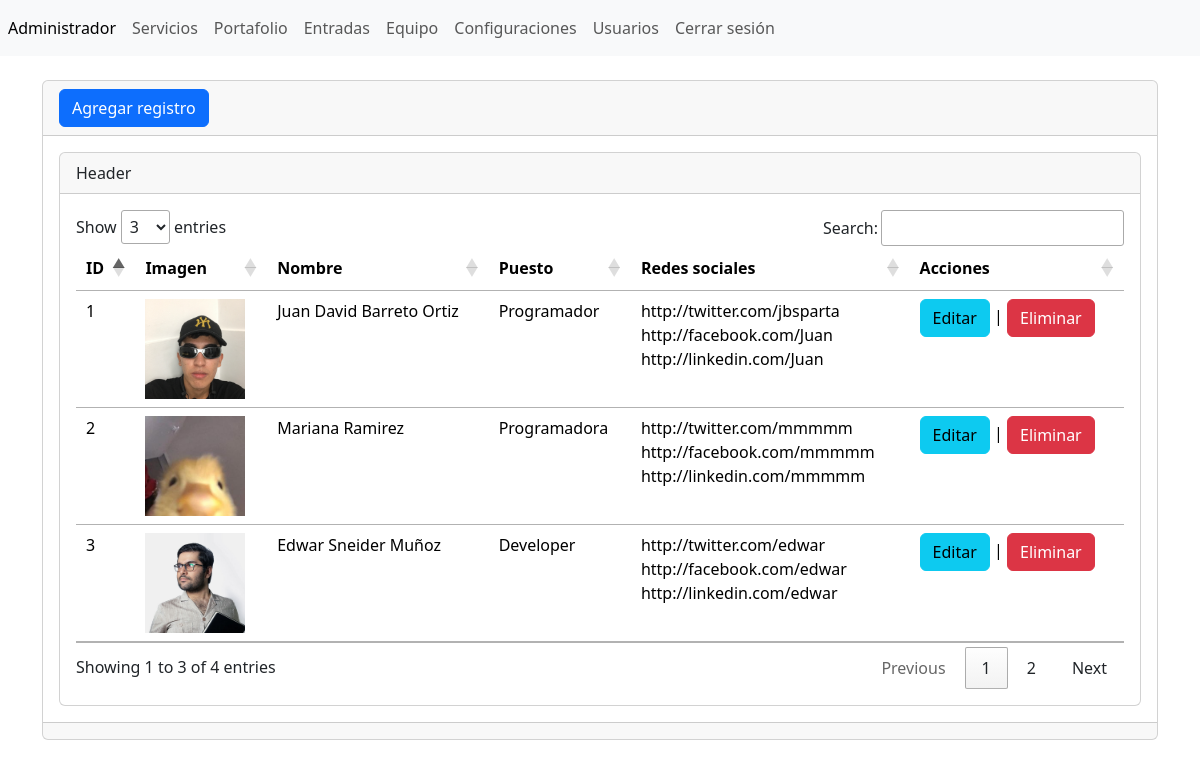
The app's page /admin/secciones/equipo/index.php (signed in) with its own data.
### tables this page shows
CREATE TABLE `tbl_equipo` (
  `id` bigint(12) NOT NULL AUTO_INCREMENT,
  `imagen` varchar(255) DEFAULT NULL,
  `nombre` varchar(255) DEFAULT NULL,
  `puesto` varchar(255) DEFAULT NULL,
  `twitter` varchar(255) DEFAULT NULL,
  `facebook` varchar(255) DEFAULT NULL,
  `linkedin` varchar(255) DEFAULT NULL,
  PRIMARY KEY (`id`)
);

### admin/secciones/equipo/index.php (the view, shortened to what this page needs)
<?php
include("../../bd.php");
$sentencia = $conexion->prepare("SELECT * FROM tbl_equipo");
$sentencia->execute();
$lista_equipo = $sentencia->fetchAll(PDO::FETCH_ASSOC);
include("../../templates/header.php");
?>
<div class="card">
    <div class="card-header"><a name="" id="" class="btn btn-primary" href="crear.php" role="button">Agregar registro</a></div>
    <div class="card-body">
        <div class="card">
            <div class="card-header">Header</div>
            <div class="card-body">
                <div
                    class="table-responsive-sm"
                >
                    <table
                        class="table"
                    >
                        <thead>
                            <tr>
                                <th scope="col">ID</th>
                                <th scope="col">Imagen</th>
                                <th scope="col">Nombre</th>
                                <th scope="col">Puesto</th>
                                <th scope="col">Redes sociales</th>
                                <th scope="col">Acciones</th>
                            </tr>
                        </thead>
                        <tbody>
                            <?php foreach($lista_equipo as $registros) { ?>
                            <tr class="">
                                <td><?php echo $registros['id']; ?></td>
                                <td><img width="100" src="../../../assets/img/team/<?php echo $registros['imagen']; ?>" /></td>
                                <td><?php echo $registros['nombre']; ?></td>
                                <td><?php echo $registros['puesto']; ?></td>
                                <td>
                                    <?php echo $registros['twitter']; ?><br/>
                                    <?php echo $registros['facebook']; ?><br/>
                                    <?php echo $registros['linkedin']; ?><br/>
                                </td>
                                <td>
                                    <a name="" id="" class="btn btn-info" href="editar.php?txtId=<?php echo $registros['id']; ?>" role="button">Editar</a>
                                    |
                                    <a name="" id="" class="btn btn-danger" href="index.php?txtId=<?php echo $registros['id']; ?>" role="button">Eliminar</a>
                                </td>
                            </tr>
                            <?php } ?>
                        </tbody>
                    </table>
                </div>
            </div>
        </div>
    </div>
    <div class="card-footer text-muted"></div>
</div>
<?php include("../../templates/footer.php") ?>

### records on screen
tbl_equipo: id "1", imagen (picture), nombre "Juan David Barreto Ortiz", puesto "Programador", twitter "http://twitter.com/jbsparta", facebook "http://facebook.com/Juan", linkedin "http://linkedin.com/Juan"
tbl_equipo: id "2", imagen (picture), nombre "Mariana Ramirez", puesto "Programadora", twitter "http://twitter.com/mmmmm", facebook "http://facebook.com/mmmmm", linkedin "http://linkedin.com/mmmmm"
tbl_equipo: id "3", imagen (picture), nombre "Edwar Sneider Muñoz", puesto "Developer", twitter "http://twitter.com/edwar", facebook "http://facebook.com/edwar", linkedin "http://linkedin.com/edwar"
